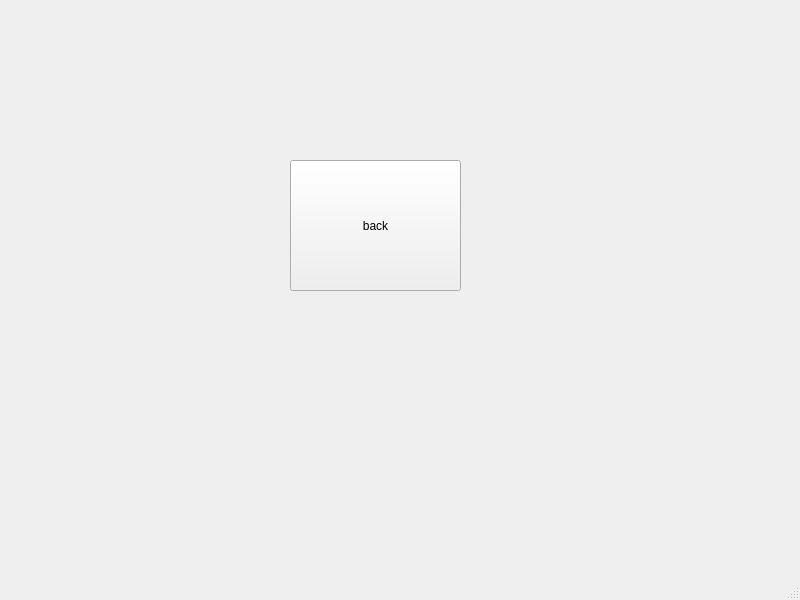
<?xml version="1.0" encoding="UTF-8"?>
<ui version="4.0">
 <class>SecMainWindow</class>
 <widget class="QMainWindow" name="SecMainWindow">
  <property name="geometry">
   <rect>
    <x>0</x>
    <y>0</y>
    <width>800</width>
    <height>600</height>
   </rect>
  </property>
  <property name="windowTitle">
   <string>MainWindow</string>
  </property>
  <widget class="QWidget" name="centralwidget">
   <widget class="QPushButton" name="pushButton">
    <property name="geometry">
     <rect>
      <x>290</x>
      <y>160</y>
      <width>171</width>
      <height>131</height>
     </rect>
    </property>
    <property name="text">
     <string>back</string>
    </property>
   </widget>
  </widget>
  <widget class="QMenuBar" name="menubar">
   <property name="geometry">
    <rect>
     <x>0</x>
     <y>0</y>
     <width>800</width>
     <height>28</height>
    </rect>
   </property>
  </widget>
  <widget class="QStatusBar" name="statusbar"/>
 </widget>
 <resources/>
 <connections/>
</ui>
